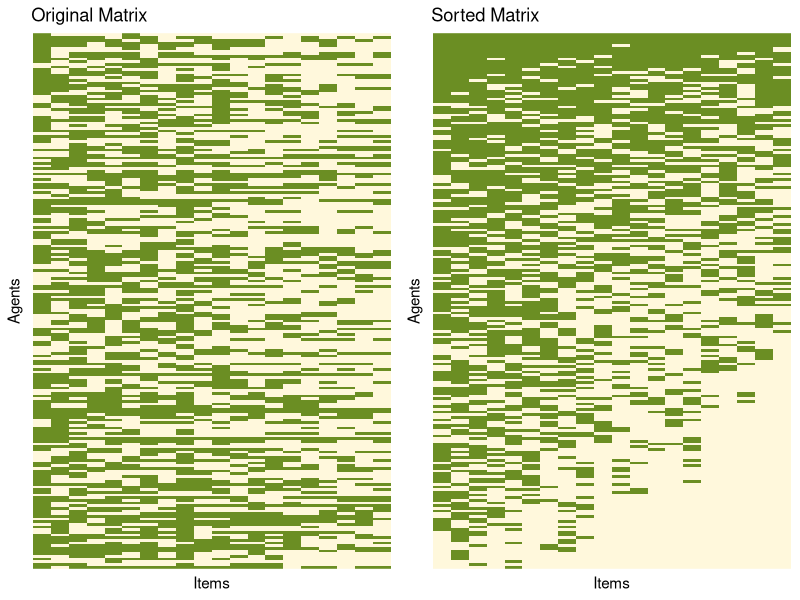
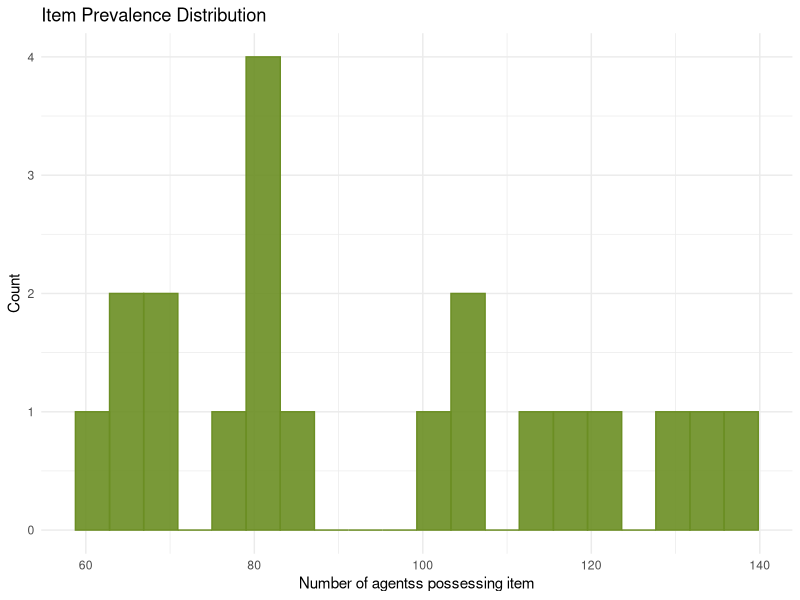
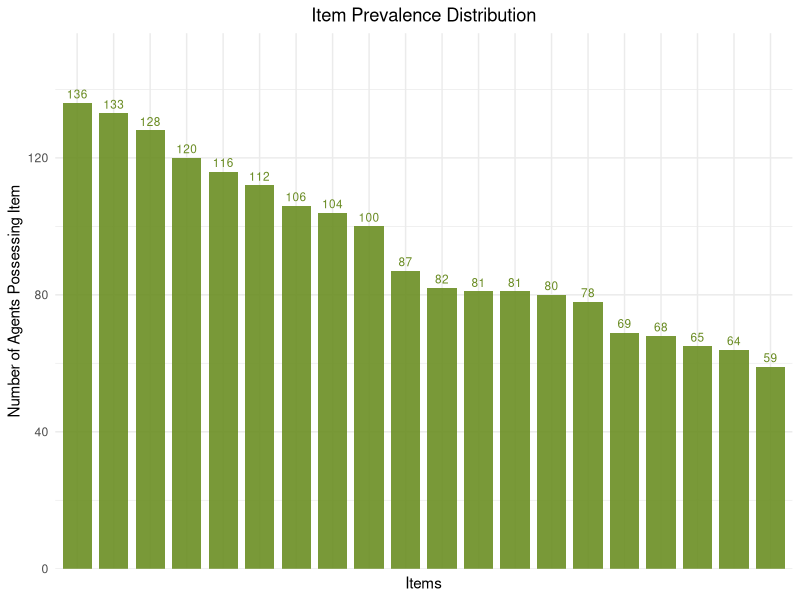
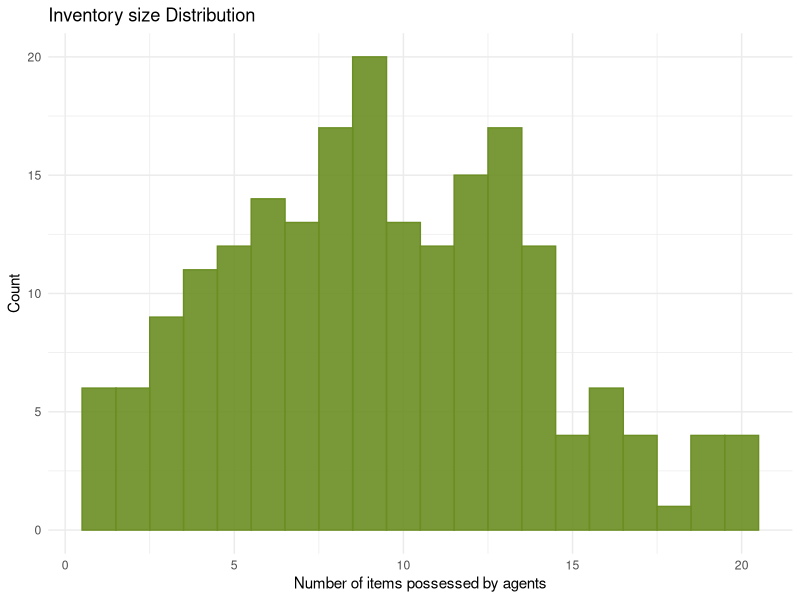
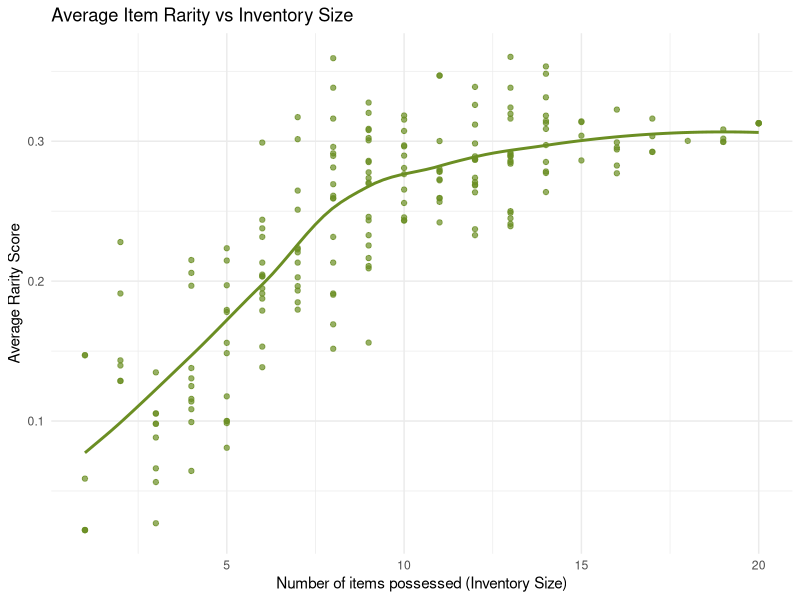
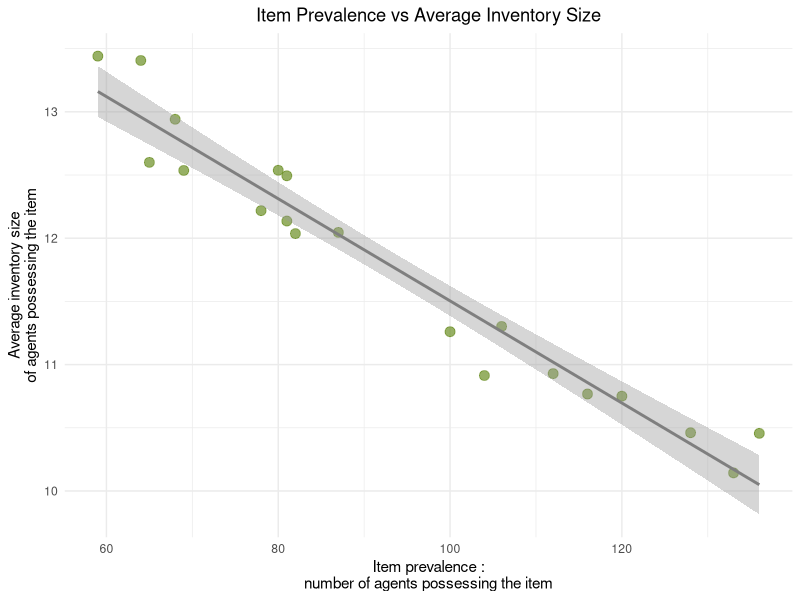
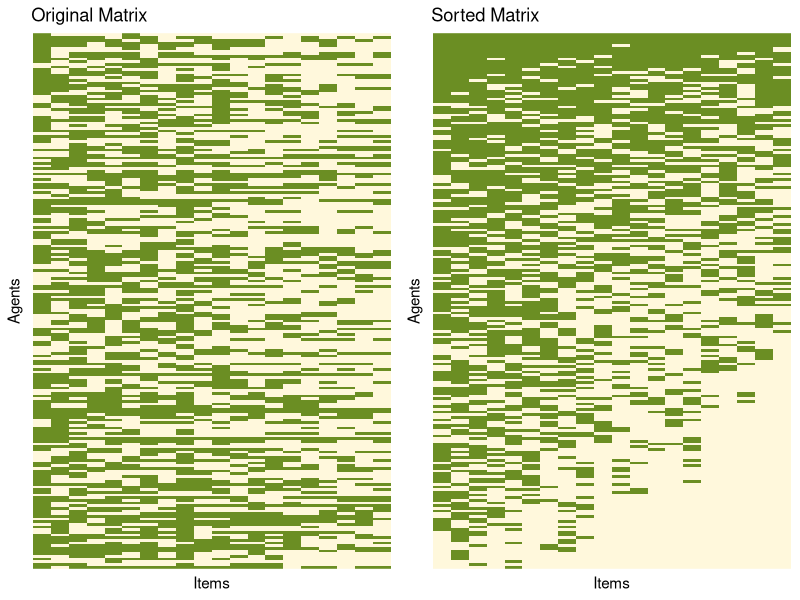
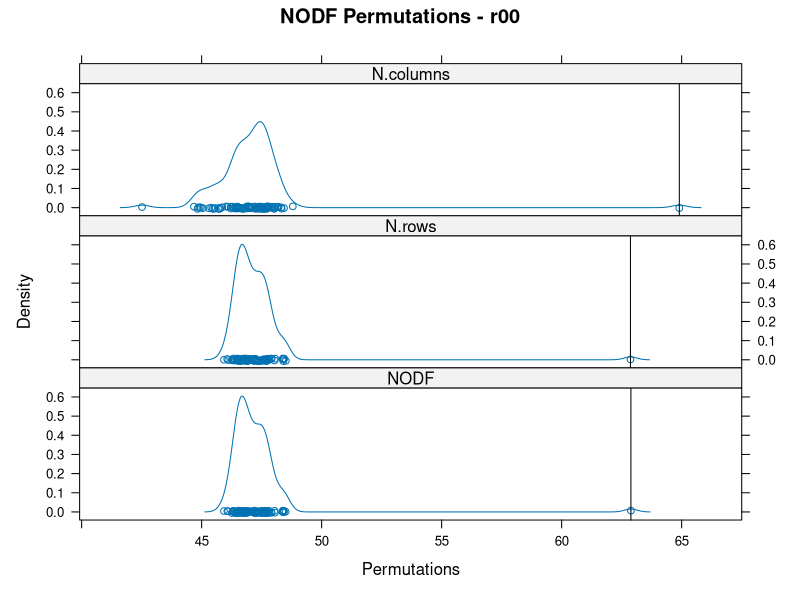

The R source for these figures, in order: (Note: a time limit stopped this script after it produced the figures.)

# ====== Cultural Evolution ======


## Library import ====

library(dplyr)
library(gridExtra)
library(ggplot2)
library(reshape2)

library(vegan)
library(permute)
library(lattice)


## Set parameters ====

num_agents <- 200
num_items <- 20
num_generations <- 500
burn_in <- 0 # between 0 and num_generations

transmission_rate <- 0.05 # between 0 and 1
mutation_rate <- 0.001 # between 0 and 1, has to be very low

set_quota <- TRUE
quota_mean <- 10 # between 0 and num_items

set_appeal <- FALSE # appeal = selection
set_gateway <- TRUE
gateway_threshold <- 0.5 # between 0 and 1 : strength of gateway grows with the threshold


## Cultural evolution simulation ====

### Initialize binary matrix ----
binary_matrix <- matrix(0, nrow = num_agents, ncol = num_items,
                        dimnames = list(paste0("agent_", 1:num_agents),
                                        paste0("item_", 1:num_items)))

### Assign quotas if enabled ----
if(set_quota) {
  std_dev_q <- quota_mean/2
  quotas <- rnorm(num_agents, mean = quota_mean, sd = std_dev_q)
  quotas <- pmin(pmax(round(quotas), 1), num_items)
  names(quotas) <- paste0("agent_", 1:num_agents)
  print(quotas)
}

### Initialize appeal scores if enabled ----
if(set_appeal) {
  # Generate scores with normal distribution and clamp to (0,1)
  appeal_scores <- rnorm(num_items, mean = 0.5, sd = 0.2)
  appeal_scores <- pmax(pmin(appeal_scores, 0.99), 0.01)
  names(appeal_scores) <- paste0("item_", 1:num_items)
}


### Burn-in period (mutations only) ----
for(gen in 1:burn_in) {
  
  # Mutation process
  for(agent in 1:num_agents) {
    for(item in 1:num_items) {
      if (runif(1) < mutation_rate){
        if (binary_matrix[agent, item]==0){
          
          # If item_1 then no gateway
          if (item == 1) {
            binary_matrix[agent, item] <- 1
          # Mutation with gateway
          } else {
            prev_sum <- sum(binary_matrix[agent, 1:(item-1)]) + 1
            num_prev <- item - 1
            # Apply gateway threshold
            if(num_prev == 0 || prev_sum >= (gateway_threshold * num_prev)) {
              binary_matrix[agent, item] <- 1
            }
          }
        } else {
          binary_matrix[agent, item] <- 0
        } } } } }


### Main simulation loop ----
for(gen in (burn_in + 1):num_generations) {
  
  # Mutation process
  for(agent in 1:num_agents) {
    for(item in 1:num_items) {
      if (runif(1) < mutation_rate){
        if (binary_matrix[agent, item]==0){
          
          # If item_1 then no gateway
          if (item == 1) {
            binary_matrix[agent, item] <- 1
            # Mutation with gateway
          } else {
            prev_sum <- sum(binary_matrix[agent, 1:(item-1)]) + 1
            num_prev <- item - 1
            # Apply gateway threshold
            if(num_prev == 0 || prev_sum >= (gateway_threshold * num_prev)) {
              binary_matrix[agent, item] <- 1
            }
          }
        } else {
          binary_matrix[agent, item] <- 0
        } } } }
  
  ### Pairwise interactions ----
  num_pairs <- ceiling(transmission_rate * num_agents^2)
  shuffled_agents <- sample(rownames(binary_matrix))
  
  for(pair in 1:floor(length(shuffled_agents)/2)) {
    agent_A <- shuffled_agents[2*pair - 1]
    agent_B <- shuffled_agents[2*pair]

    # Skip invalid pairs
    if (any(is.na(c(agent_A, agent_B)))) next
       if(identical(agent_A, agent_B)) {
         next
       }
       if (all(binary_matrix[agent_A, ] == 0) && all(binary_matrix[agent_B, ] == 0)) {
         next
       }
       if (identical(binary_matrix[agent_A, ], binary_matrix[agent_B, ])) {
         next
       }
    
    # Find unique items
    items_A <- which(binary_matrix[agent_A, ] == 1 & binary_matrix[agent_B, ] == 0)
    items_B <- which(binary_matrix[agent_B, ] == 1 & binary_matrix[agent_A, ] == 0)


    # Determine transmission direction
    if(length(items_A) > 0 && length(items_B) == 0) {
      giver <- agent_A
      receiver <- agent_B
      items_to_transmit <- items_A
    } else if(length(items_B) > 0 && length(items_A) == 0) {
      giver <- agent_B
      receiver <- agent_A
      items_to_transmit <- items_B
    } else if(length(items_A) > 0 && length(items_B) > 0) {
      if(runif(1) < 0.5) {
        giver <- agent_A
        receiver <- agent_B
        items_to_transmit <- items_A
      } else {
        giver <- agent_B
        receiver <- agent_A
        items_to_transmit <- items_B
      }
    } else {
      next
    }

    ### Perform transmission ----
    # if there is only one item 
    if (length(items_to_transmit) == 1) {
      transmitted_item <- items_to_transmit[1]
      
    # Take appeal into account if enabled
    } else if(set_appeal) {
      # Get appeal weights
      item_weights <- appeal_scores[names(items_to_transmit)]
      # Normalize weights so that it sums to 1
      item_weights <- item_weights/sum(item_weights)
      transmitted_item <- sample(items_to_transmit, 1, prob = item_weights)
    } else {
      transmitted_item <- sample(items_to_transmit, 1)
    }

    # Gateway check before transmission
    # If item_1 then no gateway
    if (item == 1) {
      binary_matrix[agent, item] <- 1
    # Otherwise apply gateway
    } else {
      item_index <- which(colnames(binary_matrix) == paste0("item_", transmitted_item))
      previous_sum <- sum(binary_matrix[receiver, 1:(item_index-1)]) + 1
      num_prev_items <- item_index - 1
      if(previous_sum >= (gateway_threshold * num_prev_items)) {
        binary_matrix[receiver, transmitted_item] <- 1 
        }
    }
    
    
    ### Enforce quotas ----
    if(set_quota) {
      for(agent in c(agent_A, agent_B)) {
        current_items <- which(binary_matrix[agent, ] == 1)
        quota_limit <- quotas[[agent]]
        
        while(length(current_items) > quota_limit) {
          if(length(current_items) == 1) {  # Directly drop the only item
            dropped <- current_items[1]
          } else if(set_appeal) {
            drop_weights <- 1 - appeal_scores[names(current_items)]
            drop_weights <- drop_weights/sum(drop_weights)
            dropped <- sample(current_items, 1, prob = drop_weights)
          } else {
            dropped <- sample(current_items, 1)
          }
          binary_matrix[agent, dropped] <- 0
          current_items <- which(binary_matrix[agent, ] == 1)
        } } } }
}


## Calculate final results ####
item_prevalence <- colSums(binary_matrix)
inventory_size <- rowSums(binary_matrix)
binary_matrix_df <- as.data.frame(binary_matrix)
colnames(binary_matrix_df) <- paste0("Item_", 1:num_items)
rownames(binary_matrix_df) <- paste0("Agent_", 1:num_agents)


## Plotting Matrix ####

# Sorting function implementation
sort_matrix <- function(M, iter) {
  for(i in 1:iter) {
    M <- M[, order(colSums(M), decreasing = TRUE)]
    M <- M[order(rowSums(M)), ]
  }
  return(M)
}

# Matrix plotting function
plot_matrix <- function(matrix_data, title) {

  df <- reshape2::melt(matrix_data)
  colnames(df) <- c("Agent", "CulturalItem", "Value")  # Renamed to avoid conflict
  # Convert to factors with proper ordering
  df$Agent <- factor(df$Agent, levels = rownames(matrix_data))  # Invert levels for y-axis
  df$CulturalItem <- factor(df$CulturalItem, levels = colnames(matrix_data))
  
  # Plot with inverted y-axis
  ggplot(df, aes(x = CulturalItem, y = Agent, fill = factor(Value))) +
    geom_tile() +
    scale_fill_manual(values = c("0" = "cornsilk", "1" = "olivedrab")) +
    theme_minimal() +
    labs(title = title, x = "Items", y = "Agents") +
    theme(axis.text.x = element_blank(),
          axis.text.y = element_blank(),
          axis.ticks = element_blank(),
          panel.grid = element_blank(),
          legend.position = "none")
}

# Generate and plot matrices
ordered_matrix <- sort_matrix(binary_matrix, 50)
p1 <- plot_matrix(binary_matrix, "Original Matrix")
p2 <- plot_matrix(ordered_matrix, "Sorted Matrix")
grid.arrange(p1, p2, ncol = 2)


## Plot rarity, prevalence, frequency ####

### 1. Item Prevalence Distribution ----
prevalence_plot <- ggplot(data.frame(Prevalence = item_prevalence), 
                          aes(x = Prevalence)) +
  geom_histogram(fill = "olivedrab", color = "olivedrab",
                 alpha = 0.9, bins = 20) +
  labs(title = "Item Prevalence Distribution",
       x = "Number of agentss possessing item",
       y = "Count") +
  theme_minimal()
prevalence_plot


### 1. bis. Item prevalence ----
# Create a data frame with item IDs and their prevalence
item_data <- data.frame(
  Item = factor(1:length(item_prevalence)),  # Convert to factor for discrete axis
  Prevalence = item_prevalence)

prevalence_barplot <- ggplot(item_data, 
                             aes(x = reorder(Item, -Prevalence), 
                                 y = Prevalence)) +
  geom_bar(stat = "identity", fill = "olivedrab", 
           alpha = 0.9, width = 0.8) +
  # Add text labels at the top of bars
  geom_text(aes(label = Prevalence), vjust = -0.5, 
            color = "olivedrab4", size = 3) +
  labs(title = "Item Prevalence Distribution",
       x = "Items",
       y = "Number of Agents Possessing Item") +
  theme_minimal() +
  theme(axis.text.x = element_blank(),  # Remove x-axis text
        plot.title = element_text(hjust = 0.5)) +
  scale_y_continuous(expand = expansion(mult = c(0, 0.15)))  # Add space for top labels
prevalence_barplot


### 2. Inventory size Distribution ----
inventory_plot <- ggplot(data.frame(Inventory = inventory_size), 
                         aes(x = Inventory)) +
  geom_histogram(fill = "olivedrab", color = "olivedrab", 
                 alpha = 0.9, bins = 20) +
  labs(title = "Inventory size Distribution",
       x = "Number of items possessed by agents",
       y = "Count") +
  theme_minimal()
inventory_plot


### 3. Average Rarity vs Inventory Size ----
# Calculate item rarity (inverse of prevalence normalized)
item_rarity <- 1 - (item_prevalence/max(item_prevalence))

# Calculate agent-level metrics
agent_stats <- data.frame(
  Agent = rownames(binary_matrix),
  InventorySize = rowSums(binary_matrix),
  AvgRarity = apply(binary_matrix, 1, function(x) {
    mean(item_rarity[which(x == 1)])
  }))

# Rarity plot
rarity_plot <- ggplot(agent_stats, aes(x = InventorySize, y = AvgRarity)) +
  geom_point(color = "olivedrab", alpha = 0.7) +
  geom_smooth(method = "loess", color = "olivedrab", se = FALSE) +
  labs(title = "Average Item Rarity vs Inventory Size",
       x = "Number of items possessed (Inventory Size)",
       y = "Average Rarity Score") +
  theme_minimal()
rarity_plot


### 3.bis Prevalence vs Average Inventory Size ----
# Calculate average inventory size for agents possessing each item
avg_inventory <- apply(binary_matrix, 2, function(item_col) {
  mean(rowSums(binary_matrix)[item_col == 1])
})

# Create data frame for plotting
item_stats <- data.frame(
  Prevalence = item_prevalence,
  AvgInventory = avg_inventory
)

# Create the scatter plot
prevalence_inventory_plot <- ggplot(item_stats, aes(x = Prevalence, y = AvgInventory)) +
  geom_point(color = "olivedrab", alpha = 0.7, size = 3) +
  geom_smooth(method = "lm", color = "gray50") +
  labs(title = "Item Prevalence vs Average Inventory Size",
       x = "Item prevalence :\nnumber of agents possessing the item",
       y = "Average inventory size\nof agents possessing the item") +
  theme_minimal() +
  theme(plot.title = element_text(hjust = 0.5))

prevalence_inventory_plot


### Save plots ----
# Define your base directory
base_dir <- "C:/Users/lucil/OneDrive/Documents/CPES 2/Stage/my codes"
# Create plot directory with timestamp
plot_dir <- file.path(base_dir, paste0("plots_", format(Sys.time(), "%Y-%m-%d_%H-%M-%S")))
dir.create(plot_dir)



#Save all above plots
combined_plot <- grid.arrange(p1, p2, ncol = 2)
ggsave(file.path(plot_dir, "00_matrices.png"), 
       combined_plot, width = 12, height = 8, dpi = 300)
ggsave(file.path(plot_dir, "01_item_prevalence_bars.png"), 
       prevalence_barplot, width = 8, height = 6)
ggsave(file.path(plot_dir, "02_item_prevalence.png"), 
       prevalence_plot, width = 8, height = 6)
ggsave(file.path(plot_dir, "03_inventory_plot.png"), 
       inventory_plot, width = 8, height = 6)
ggsave(file.path(plot_dir, "04_rarity_vs_inventory.png"), 
       rarity_plot, width = 8, height = 6)
ggsave(file.path(plot_dir, "05_prevalence_vs_inventory.png"), 
       prevalence_inventory_plot, width = 8, height = 6)


## Nestedness tests ####

### NODF ----
# r00
out_nodf_r00 <- oecosimu(binary_matrix, nestednodf, "r00", alt = "greater")
print(out_nodf_r00)
densityplot(permustats(out_nodf_r00), main = "NODF Permutations - r00",
            layout = c(1, 3), aspect = "fill", as.table = TRUE)

png(file.path(plot_dir, paste0("06_NODF_r00.png")), width = 400, height = 800)
print(densityplot(permustats(out_nodf_r00), main = "NODF Permutations - r00",
                  layout = c(1, 3), aspect = "fill", as.table = TRUE))
dev.off()

# r0
out_nodf_r0 <- oecosimu(binary_matrix, nestednodf, "r0", alt = "greater")
print(out_nodf_r0)
densityplot(permustats(out_nodf_r0), main = "NODF Permutations - r0",
            layout = c(1, 3), aspect = "fill", as.table = TRUE)

png(file.path(plot_dir, paste0("06_NODF_r0.png")), width = 400, height = 800)
print(densityplot(permustats(out_nodf_r0), main = "NODF Permutations - r0",
                  layout = c(1, 3), aspect = "fill", as.table = TRUE))
dev.off()

# r1
out_nodf_r1 <- oecosimu(binary_matrix, nestednodf, "r1", alt = "greater")
print(out_nodf_r1)
densityplot(permustats(out_nodf_r1), main = "NODF Permutations - r1",
            layout = c(1, 3), aspect = "fill", as.table = TRUE)

png(file.path(plot_dir, paste0("06_NODF_r1.png")), width = 400, height = 800)
print(densityplot(permustats(out_nodf_r1), main = "NODF Permutations - r1",
                  layout = c(1, 3), aspect = "fill", as.table = TRUE))
dev.off()

# c0
out_nodf_c0 <- oecosimu(binary_matrix, nestednodf, "c0", alt = "greater")
print(out_nodf_c0)
densityplot(permustats(out_nodf_c0), main = "NODF Permutations - c0",
            layout = c(1, 3), aspect = "fill", as.table = TRUE)

png(file.path(plot_dir, paste0("06_NODF_c0.png")), width = 400, height = 800)
print(densityplot(permustats(out_nodf_c0), main = "NODF Permutations - c0",
                  layout = c(1, 3), aspect = "fill", as.table = TRUE))
dev.off()

# swap
# sequential algorithm for binary matrices that changes 
#the matrix structure, but does not influence marginal sums 
#(Gotelli & Entsminger 2003). This inspects 2 × 2 submatrices so
#long that a swap can be done.
out_nodf_swap <- oecosimu(binary_matrix, nestednodf, "swap", alt = "greater")
print(out_nodf_swap)
densityplot(permustats(out_nodf_swap), main = "NODF Permutations - swap",
            layout = c(1, 3), aspect = "fill", as.table = TRUE)

png(file.path(plot_dir, paste0("06_NODF_swap.png")), width = 400, height = 800)
print(densityplot(permustats(out_nodf_swap), main = "NODF Permutations - swap",
                  layout = c(1, 3), aspect = "fill", as.table = TRUE))
dev.off()

# curveball
out_nodf_cb <- oecosimu(binary_matrix, nestednodf, "curveball", alt = "greater")
print(out_nodf_cb)
densityplot(permustats(out_nodf_cb), main = "NODF Permutations - curveball",
            layout = c(1, 3), aspect = "fill", as.table = TRUE)

png(file.path(plot_dir, paste0("06_NODF_cb.png")), width = 400, height = 800)
print(densityplot(permustats(out_nodf_cb), main = "NODF Permutations - cb",
                  layout = c(1, 3), aspect = "fill", as.table = TRUE))
dev.off()


### Temp ----
# r00
out_temp_r00 <- oecosimu(binary_matrix, nestedtemp, "r00", alt = "less")
print(out_temp_r00)
densityplot(permustats(out_temp_r00), main = "TEMP Permutations - r00")

png(file.path(plot_dir, paste0("07_Temp_r00.png")), width = 800, height = 600)
print(densityplot(permustats(out_temp_r00), main = "TEMP Permutations - r00"))
dev.off()

# r0
out_temp_r0 <- oecosimu(binary_matrix, nestedtemp, "r0", alt = "less")
print(out_temp_r0)
densityplot(permustats(out_temp_r0), main = "TEMP Permutations - r0")

png(file.path(plot_dir, paste0("07_Temp_r0.png")), width = 800, height = 600)
print(densityplot(permustats(out_temp_r0), main = "TEMP Permutations - r0"))
dev.off()

# r1
out_temp_r1 <- oecosimu(binary_matrix, nestedtemp, "r1", alt = "less")
print(out_temp_r1)
densityplot(permustats(out_temp_r1), main = "TEMP Permutations - r1")

png(file.path(plot_dir, paste0("07_Temp_r1.png")), width = 800, height = 600)
print(densityplot(permustats(out_temp_r1), main = "TEMP Permutations - r1"))
dev.off()

# c0
out_temp_c0 <- oecosimu(binary_matrix, nestedtemp, "c0", alt = "less")
print(out_temp_c0)
densityplot(permustats(out_temp_c0), main = "TEMP Permutations - c0")

png(file.path(plot_dir, paste0("07_Temp_c0.png")), width = 800, height = 600)
print(densityplot(permustats(out_temp_c0), main = "TEMP Permutations - c0"))
dev.off()

# swap
out_temp_swap <- oecosimu(binary_matrix, nestedtemp, "swap", alt = "less")
print(out_temp_swap)
densityplot(permustats(out_temp_swap), main = "TEMP Permutations - swap")

png(file.path(plot_dir, paste0("07_Temp_swap.png")), width = 800, height = 600)
print(densityplot(permustats(out_temp_swap), main = "TEMP Permutations - swap"))
dev.off()

# curveball
out_temp_cb <- oecosimu(binary_matrix, nestedtemp, "curveball", alt = "less")
print(out_temp_cb)
densityplot(permustats(out_temp_cb), main = "TEMP Permutations - curveball")

png(file.path(plot_dir, paste0("07_Temp_cb.png")), width = 800, height = 600)
print(densityplot(permustats(out_temp_cb), main = "TEMP Permutations - curveball"))
dev.off()
